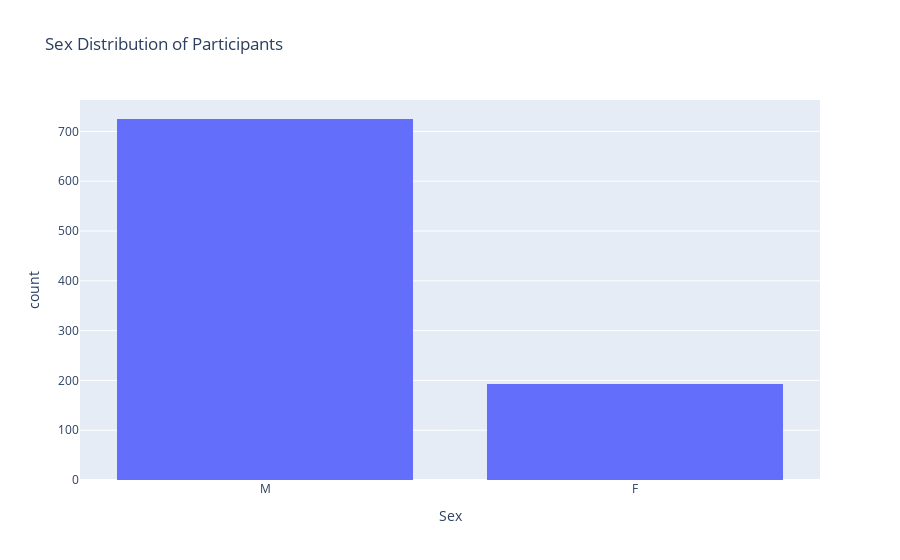

Write notebook code for a chart like this one.
### Markdown cell above
### <p id="Histogram">Histogram Graphs</p>

A histogram is a graphical display of data using bars of different heights. 

Each bar groups numbers into ranges, in which taller bars show that more data falls in that range and vice versa. In the histogram below, we can see the clear ratio between participants by their Sex. The higher bar indicates the Males, which account to  750 participants compared to 193 Females.

### Code cell
# Creates and splits the Sexes into two dataframes
numMales = df[df["Sex"] == "M"].value_counts().sum()
numFemales = df[df["Sex"] == "F"].value_counts().sum()

# Prints the counted values of Males and Females, as well as the Total number of participants.
print("Total number of participants:", numMales+numFemales)
print("Number of male participants:", numMales)
print("Number of female participants:", numFemales)

# Plots a Histogram to illustrate
px.histogram(df, x="Sex", title="Sex Distribution of Participants")

### Figure 1 — Plotly figure (JSON) as saved in the notebook; plotly's stock layout.template omitted (floating-point values rounded to 4 significant figures; data arrays with more than 128 entries replaced by an {"elided": "..."} marker saying what was removed)
{"data": [{"alignmentgroup": "True", "bingroup": "x", "hovertemplate": "Sex=%{x}<br>count=%{y}<extra></extra>", "legendgroup": "", "marker": {"color": "#636efa", "pattern": {"shape": ""}}, "name": "", "offsetgroup": "", "orientation": "v", "showlegend": false, "type": "histogram", "x": {"elided": "918 str values"}, "xaxis": "x", "yaxis": "y"}], "layout": {"barmode": "relative", "legend": {"tracegroupgap": 0}, "title": {"text": "Sex Distribution of Participants"}, "xaxis": {"anchor": "y", "domain": [0, 1], "title": {"text": "Sex"}}, "yaxis": {"anchor": "x", "domain": [0, 1], "title": {"text": "count"}}}}
